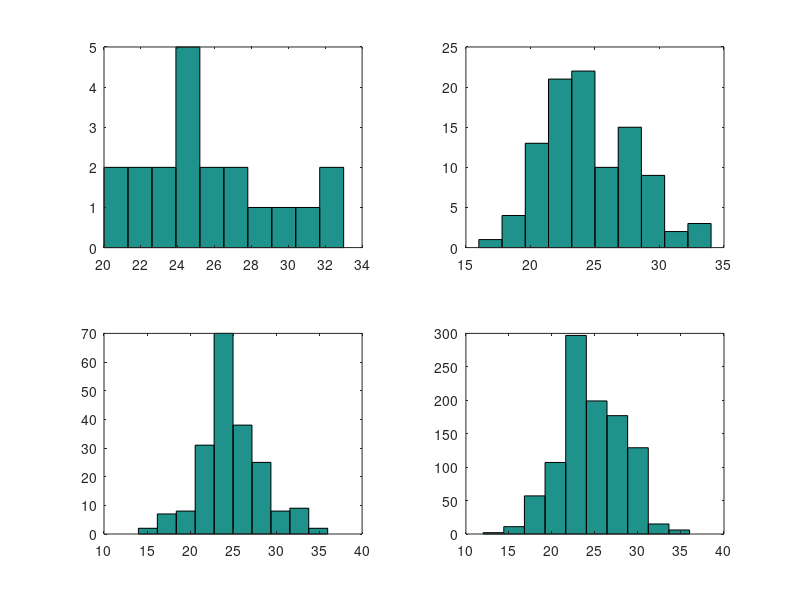

This chart was generated by the following MATLAB code:
i=1;
for i = 1 : 20
A = randi([0:1],[50,1]);
No_of_heads(i)=sum(A(:) == 1) % Total No of heads %
end
subplot(2,2,1); hist(No_of_heads);
hold all;

i=1;
for i = 1 : 100
A = randi([0:1],[50,1]);
No_of_heads(i)=sum(A(:) == 1) % Total No of heads %
end
subplot(2,2,2); hist(No_of_heads);

i=1;
for i = 1 : 200
A = randi([0:1],[50,1]);
No_of_heads(i)=sum(A(:) == 1) % Total No of heads %
end
subplot(2,2,3); hist(No_of_heads);

i=1;
for i = 1 : 1000
A = randi([0:1],[50,1]);
No_of_heads(i)=sum(A(:) == 1) % Total No of heads %
end
subplot(2,2,4); hist(No_of_heads);





